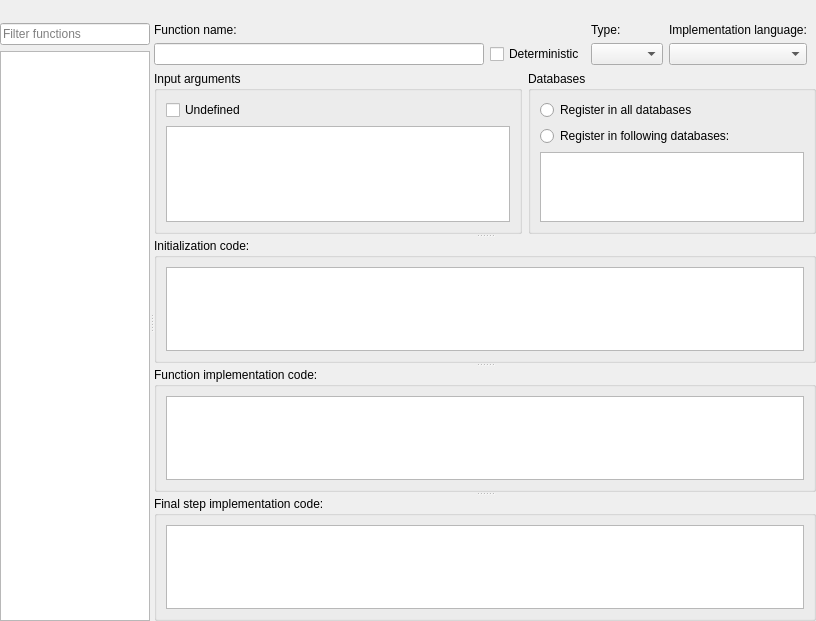
<?xml version="1.0" encoding="UTF-8"?>
<ui version="4.0">
 <class>FunctionsEditor</class>
 <widget class="QWidget" name="FunctionsEditor">
  <property name="geometry">
   <rect>
    <x>0</x>
    <y>0</y>
    <width>816</width>
    <height>621</height>
   </rect>
  </property>
  <property name="windowTitle">
   <string notr="true">Form</string>
  </property>
  <layout class="QVBoxLayout" name="verticalLayout">
   <property name="leftMargin">
    <number>0</number>
   </property>
   <property name="topMargin">
    <number>0</number>
   </property>
   <property name="rightMargin">
    <number>0</number>
   </property>
   <property name="bottomMargin">
    <number>0</number>
   </property>
   <item>
    <widget class="QToolBar" name="toolBar"/>
   </item>
   <item>
    <widget class="QWidget" name="mainWidget" native="true">
     <layout class="QVBoxLayout" name="verticalLayout_5">
      <property name="leftMargin">
       <number>0</number>
      </property>
      <property name="topMargin">
       <number>0</number>
      </property>
      <property name="rightMargin">
       <number>0</number>
      </property>
      <property name="bottomMargin">
       <number>0</number>
      </property>
      <item>
       <widget class="QSplitter" name="splitter">
        <property name="orientation">
         <enum>Qt::Horizontal</enum>
        </property>
        <widget class="QWidget" name="leftWidget" native="true">
         <property name="sizePolicy">
          <sizepolicy hsizetype="Preferred" vsizetype="Preferred">
           <horstretch>1</horstretch>
           <verstretch>0</verstretch>
          </sizepolicy>
         </property>
         <layout class="QVBoxLayout" name="verticalLayout_2">
          <property name="leftMargin">
           <number>0</number>
          </property>
          <property name="topMargin">
           <number>0</number>
          </property>
          <property name="rightMargin">
           <number>0</number>
          </property>
          <property name="bottomMargin">
           <number>0</number>
          </property>
          <item>
           <widget class="QLineEdit" name="functionFilterEdit">
            <property name="minimumSize">
             <size>
              <width>150</width>
              <height>0</height>
             </size>
            </property>
            <property name="placeholderText">
             <string>Filter functions</string>
            </property>
            <property name="clearButtonEnabled">
             <bool>true</bool>
            </property>
           </widget>
          </item>
          <item>
           <widget class="QListView" name="list">
            <property name="editTriggers">
             <set>QAbstractItemView::NoEditTriggers</set>
            </property>
            <property name="alternatingRowColors">
             <bool>true</bool>
            </property>
            <property name="verticalScrollMode">
             <enum>QAbstractItemView::ScrollPerPixel</enum>
            </property>
           </widget>
          </item>
         </layout>
        </widget>
        <widget class="QWidget" name="rightWidget" native="true">
         <property name="sizePolicy">
          <sizepolicy hsizetype="Preferred" vsizetype="Preferred">
           <horstretch>4</horstretch>
           <verstretch>0</verstretch>
          </sizepolicy>
         </property>
         <layout class="QVBoxLayout" name="verticalLayout_8">
          <property name="leftMargin">
           <number>0</number>
          </property>
          <property name="topMargin">
           <number>0</number>
          </property>
          <property name="rightMargin">
           <number>0</number>
          </property>
          <property name="bottomMargin">
           <number>0</number>
          </property>
          <item>
           <widget class="QSplitter" name="splitter_2">
            <property name="orientation">
             <enum>Qt::Vertical</enum>
            </property>
            <widget class="QWidget" name="topWidget" native="true">
             <property name="sizePolicy">
              <sizepolicy hsizetype="Preferred" vsizetype="Preferred">
               <horstretch>0</horstretch>
               <verstretch>1</verstretch>
              </sizepolicy>
             </property>
             <layout class="QGridLayout" name="gridLayout">
              <property name="leftMargin">
               <number>0</number>
              </property>
              <property name="topMargin">
               <number>0</number>
              </property>
              <property name="rightMargin">
               <number>0</number>
              </property>
              <property name="bottomMargin">
               <number>0</number>
              </property>
              <item row="5" column="0">
               <widget class="QGroupBox" name="argsGroup">
                <property name="sizePolicy">
                 <sizepolicy hsizetype="Preferred" vsizetype="Preferred">
                  <horstretch>4</horstretch>
                  <verstretch>0</verstretch>
                 </sizepolicy>
                </property>
                <property name="title">
                 <string>Input arguments</string>
                </property>
                <layout class="QGridLayout" name="gridLayout_2">
                 <item row="0" column="0">
                  <widget class="QCheckBox" name="undefArgsCheck">
                   <property name="text">
                    <string>Undefined</string>
                   </property>
                  </widget>
                 </item>
                 <item row="2" column="0" rowspan="5" colspan="3">
                  <widget class="QListWidget" name="argsList">
                   <property name="dragEnabled">
                    <bool>true</bool>
                   </property>
                   <property name="dragDropMode">
                    <enum>QAbstractItemView::InternalMove</enum>
                   </property>
                  </widget>
                 </item>
                 <item row="0" column="2">
                  <widget class="QToolBar" name="argsToolBar"/>
                 </item>
                 <item row="0" column="1">
                  <spacer name="horizontalSpacer">
                   <property name="orientation">
                    <enum>Qt::Horizontal</enum>
                   </property>
                   <property name="sizeHint" stdset="0">
                    <size>
                     <width>40</width>
                     <height>20</height>
                    </size>
                   </property>
                  </spacer>
                 </item>
                </layout>
               </widget>
              </item>
              <item row="5" column="1" colspan="3">
               <widget class="QGroupBox" name="databasesGroup">
                <property name="sizePolicy">
                 <sizepolicy hsizetype="Preferred" vsizetype="Preferred">
                  <horstretch>1</horstretch>
                  <verstretch>0</verstretch>
                 </sizepolicy>
                </property>
                <property name="title">
                 <string>Databases</string>
                </property>
                <layout class="QVBoxLayout" name="verticalLayout_3">
                 <item>
                  <widget class="QRadioButton" name="allDatabasesRadio">
                   <property name="text">
                    <string>Register in all databases</string>
                   </property>
                  </widget>
                 </item>
                 <item>
                  <widget class="QRadioButton" name="selDatabasesRadio">
                   <property name="text">
                    <string>Register in following databases:</string>
                   </property>
                  </widget>
                 </item>
                 <item>
                  <widget class="QTreeView" name="databasesList">
                   <property name="editTriggers">
                    <set>QAbstractItemView::NoEditTriggers</set>
                   </property>
                   <attribute name="headerVisible">
                    <bool>false</bool>
                   </attribute>
                   <attribute name="headerDefaultSectionSize">
                    <number>35</number>
                   </attribute>
                  </widget>
                 </item>
                </layout>
               </widget>
              </item>
              <item row="0" column="0" colspan="4">
               <widget class="QWidget" name="widget" native="true">
                <layout class="QGridLayout" name="gridLayout_3">
                 <property name="leftMargin">
                  <number>0</number>
                 </property>
                 <property name="topMargin">
                  <number>0</number>
                 </property>
                 <property name="bottomMargin">
                  <number>0</number>
                 </property>
                 <item row="0" column="2">
                  <widget class="QLabel" name="typeLabel">
                   <property name="text">
                    <string>Type:</string>
                   </property>
                  </widget>
                 </item>
                 <item row="1" column="3">
                  <widget class="QComboBox" name="langCombo"/>
                 </item>
                 <item row="1" column="2">
                  <widget class="QComboBox" name="typeCombo"/>
                 </item>
                 <item row="0" column="0">
                  <widget class="QLabel" name="nameLabel">
                   <property name="text">
                    <string>Function name:</string>
                   </property>
                  </widget>
                 </item>
                 <item row="1" column="0">
                  <widget class="QLineEdit" name="nameEdit"/>
                 </item>
                 <item row="0" column="3">
                  <widget class="QLabel" name="langLabel">
                   <property name="text">
                    <string>Implementation language:</string>
                   </property>
                  </widget>
                 </item>
                 <item row="1" column="1">
                  <widget class="QCheckBox" name="deterministicCheck">
                   <property name="text">
                    <string>Deterministic</string>
                   </property>
                  </widget>
                 </item>
                </layout>
               </widget>
              </item>
             </layout>
            </widget>
            <widget class="QGroupBox" name="initCodeGroup">
             <property name="sizePolicy">
              <sizepolicy hsizetype="Preferred" vsizetype="Preferred">
               <horstretch>0</horstretch>
               <verstretch>2</verstretch>
              </sizepolicy>
             </property>
             <property name="title">
              <string>Initialization code:</string>
             </property>
             <layout class="QVBoxLayout" name="verticalLayout_4">
              <item>
               <widget class="QPlainTextEdit" name="initCodeEdit">
                <property name="lineWrapMode">
                 <enum>QPlainTextEdit::NoWrap</enum>
                </property>
               </widget>
              </item>
             </layout>
            </widget>
            <widget class="QGroupBox" name="mainCodeGroup">
             <property name="sizePolicy">
              <sizepolicy hsizetype="Preferred" vsizetype="Preferred">
               <horstretch>0</horstretch>
               <verstretch>2</verstretch>
              </sizepolicy>
             </property>
             <property name="title">
              <string>Function implementation code:</string>
             </property>
             <layout class="QVBoxLayout" name="verticalLayout_6">
              <item>
               <widget class="QPlainTextEdit" name="mainCodeEdit">
                <property name="lineWrapMode">
                 <enum>QPlainTextEdit::NoWrap</enum>
                </property>
               </widget>
              </item>
             </layout>
            </widget>
            <widget class="QGroupBox" name="finalCodeGroup">
             <property name="sizePolicy">
              <sizepolicy hsizetype="Preferred" vsizetype="Preferred">
               <horstretch>0</horstretch>
               <verstretch>2</verstretch>
              </sizepolicy>
             </property>
             <property name="title">
              <string>Final step implementation code:</string>
             </property>
             <layout class="QVBoxLayout" name="verticalLayout_7">
              <item>
               <widget class="QPlainTextEdit" name="finalCodeEdit">
                <property name="lineWrapMode">
                 <enum>QPlainTextEdit::NoWrap</enum>
                </property>
               </widget>
              </item>
             </layout>
            </widget>
           </widget>
          </item>
         </layout>
        </widget>
       </widget>
      </item>
     </layout>
    </widget>
   </item>
  </layout>
 </widget>
 <tabstops>
  <tabstop>functionFilterEdit</tabstop>
  <tabstop>list</tabstop>
  <tabstop>undefArgsCheck</tabstop>
  <tabstop>argsList</tabstop>
  <tabstop>allDatabasesRadio</tabstop>
  <tabstop>selDatabasesRadio</tabstop>
  <tabstop>databasesList</tabstop>
  <tabstop>initCodeEdit</tabstop>
  <tabstop>mainCodeEdit</tabstop>
  <tabstop>finalCodeEdit</tabstop>
 </tabstops>
 <resources/>
 <connections/>
</ui>
